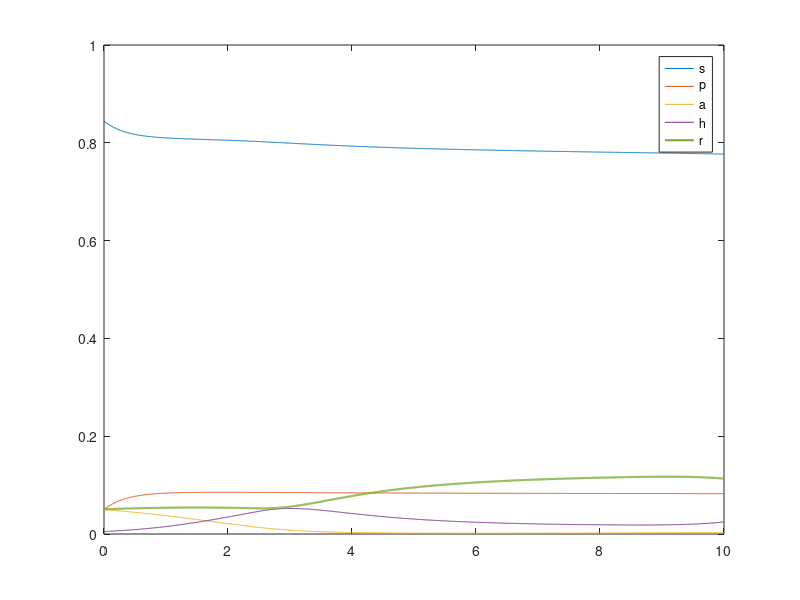
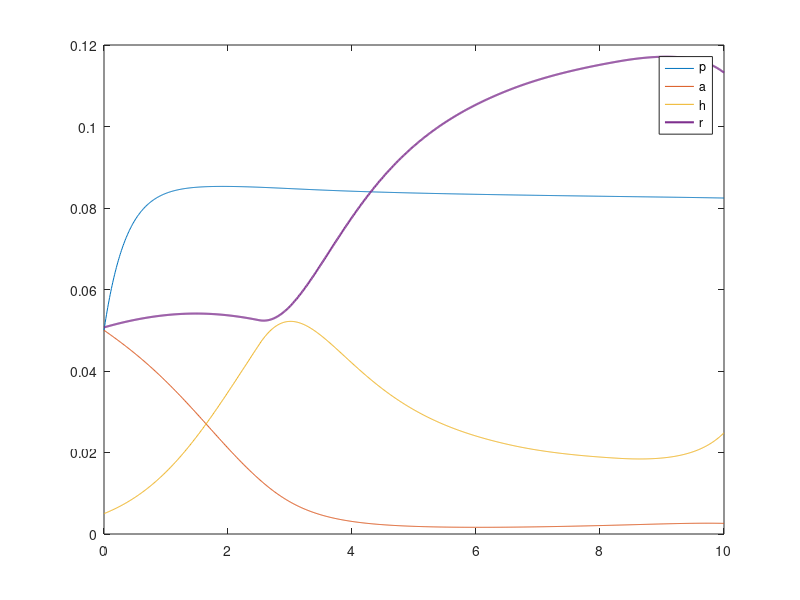
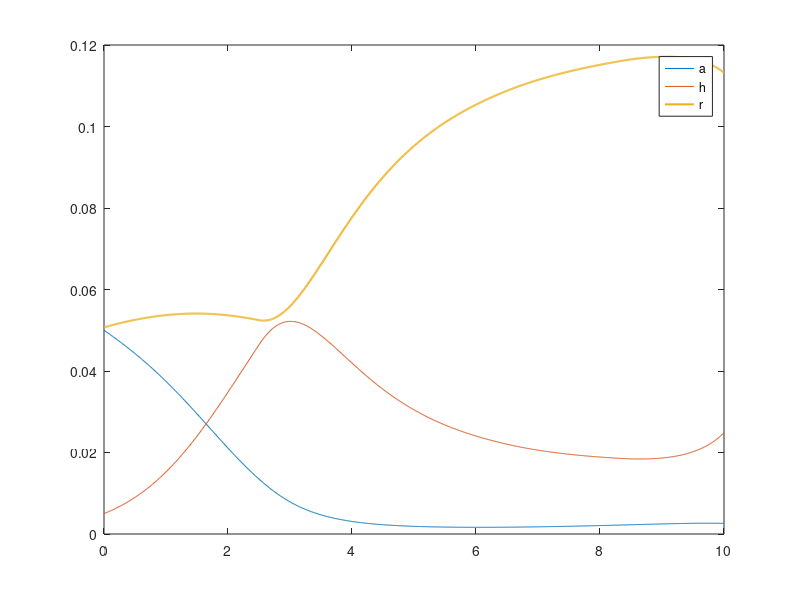
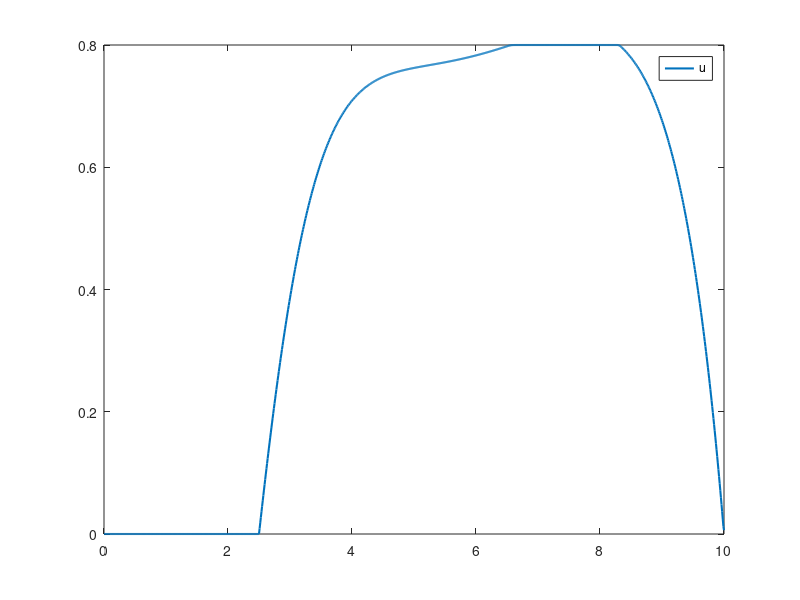

The MATLAB script that drew these images, in order:
clc
clear
close all

%% Read results from file

fileID=fopen('UcontrolVPDF3.txt','r');
formatSpec='%f %f %f %f %f %f %f';
xsize=[7 Inf];
x=fscanf(fileID,formatSpec,xsize);
x=x';

t = x(:, 1); 
s = x(:, 2); 
p = x(:, 3); 
a = x(:, 4); 
h = x(:, 5);
r = x(:, 6); 
u = x(:, 7);  % control

%% Making sure S+P+A+H+R=1
erro1 = mean(sum(x(:,2:6),2) - ones(size(x(:,2:6),1),1));
fprintf("Erro:%d\n",erro1)

%% Plots
figure; 
plot(t, s, t, p, t, a, t, h, t, r, 'LineWidth',1.5); 
legend('s', 'p', 'a', 'h', 'r'); 

figure; 
plot(t, p, t, a, t, h, t, r, 'LineWidth',1.5); 
legend('p', 'a', 'h', 'r');

figure; 
plot(t, a, t, h, t, r, 'LineWidth',1.5); 
legend('a', 'h', 'r');

figure; 
plot(t, u, 'LineWidth',1.5); 
legend('u');

